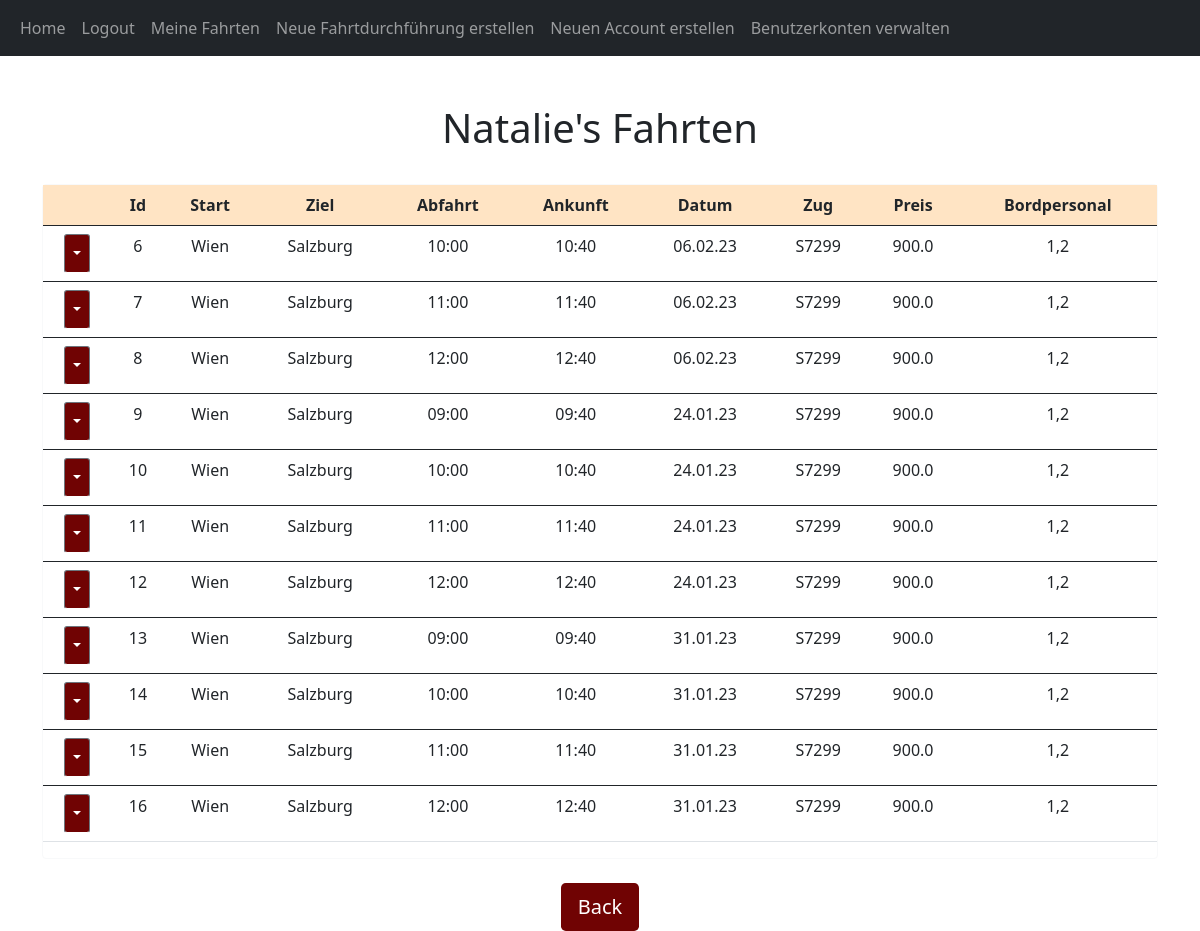
The app's page /posts/Natalie (signed in), older data.
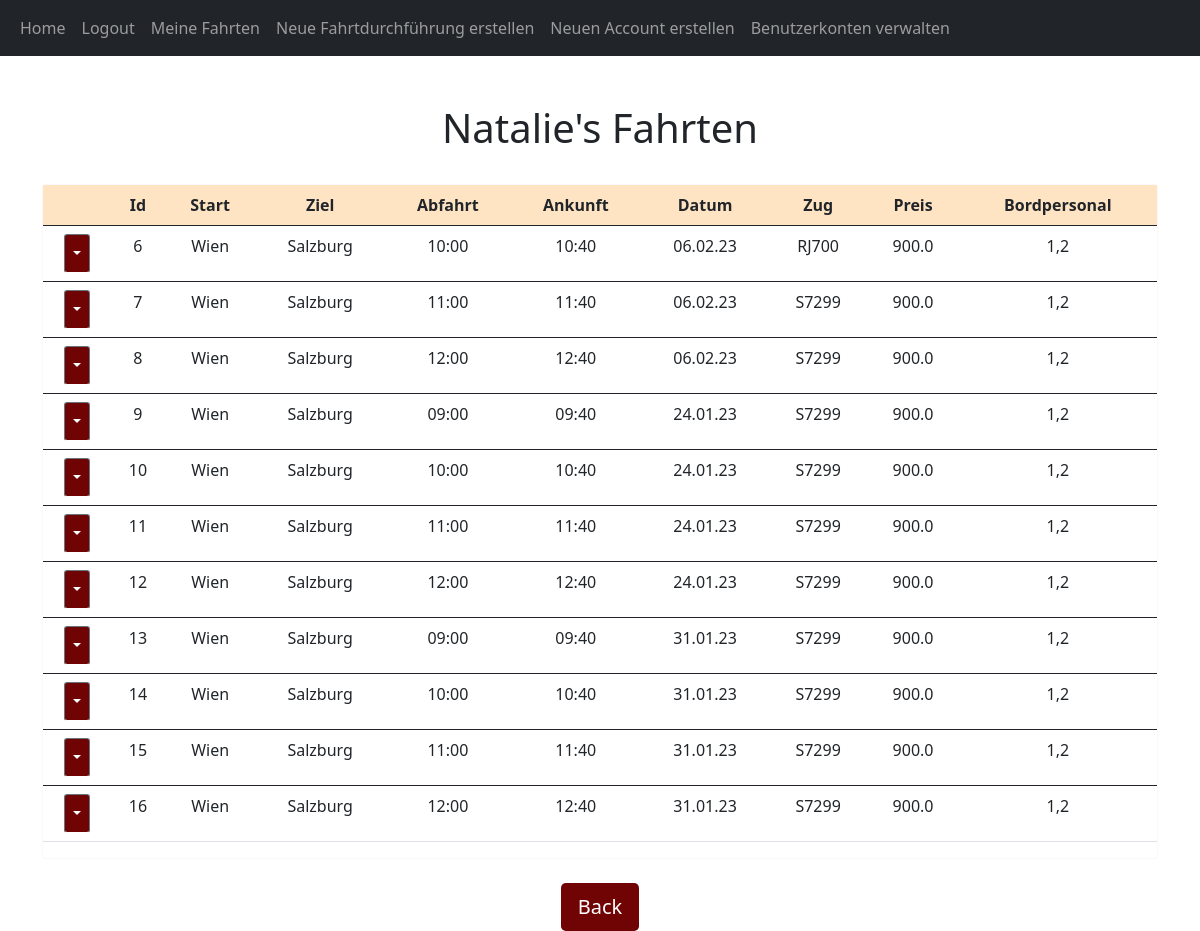
The same page, newer data.
### website/models.py (models this page shows, shortened)
class User(db.Model, UserMixin):
    id = db.Column(db.Integer, primary_key=True)
    email = db.Column(db.String(150), unique=True)
    username = db.Column(db.String(150), unique=True)
    password = db.Column(db.String(150))
    date_created = db.Column(db.DateTime(timezone=True), default=func.now())
    admin = db.Column(db.String(150))
    posts = db.relationship('Post', backref='user', passive_deletes=True)
    def get_admin(self):
        return self.admin

class Post(db.Model):
    id = db.Column(db.Integer, primary_key=True)
    start = db.Column(db.String, nullable=False)
    ziel = db.Column(db.String, nullable=False)
    zug = db.Column(db.String, nullable=False)
    bordpersonal = db.Column(db.String, nullable=False)
    preis = db.Column(db.Float, nullable=False)
    datum = db.Column(db.String, nullable=False)
    uhrzeit = db.Column(db.String, nullable=False)
    ankunft = db.Column(db.String, nullable=False)
    strecken = db.Column(db.String, nullable=False)
    date_created = db.Column(db.DateTime(timezone=True), default=func.now())
    author = db.Column(db.Integer, db.ForeignKey(
        'user.id', ondelete="CASCADE"), nullable=False)

### website/views.py (the view)
@views.route("/posts/<username>")
@login_required
def posts(username):
    user = User.query.filter_by(username=username).first()
    if not user:
        flash('Es existiert kein User mit diesem Usernamen.', category='error')
        return redirect(url_for('views.home'))
    posts = methods.get_fahrten_von_bordpersonal(user.id)
    return render_template("posts.html", user=current_user, posts=posts, username=username)

### website/__init__.py (called while the page is built)
def create_app():
    app = Flask(__name__)
    app.config['SECRET_KEY'] = "helloworld"
    app.config['SQLALCHEMY_DATABASE_URI'] = f'sqlite:///{DB_NAME}'
    db.init_app(app)
    from .views import views
    from .auth import auth
    app.register_blueprint(views, url_prefix="/")
    app.register_blueprint(auth, url_prefix="/")
    from .models import User, Post
    create_database(app)
    login_manager = LoginManager()
    login_manager.login_view = "auth.login"
    login_manager.init_app(app)
    @login_manager.user_loader
    def load_user(id):
        return User.query.get(int(id))
    return app

### website/methods.py (called while the page is built)
def get_fahrplan():
    return Post.query.all()

def get_fahrten_von_bordpersonal(id):
    data = get_fahrplan()
    id = str(id)
    return_data = []
    for d in data:
        id_list = d.bordpersonal.split(",")
        if id in id_list:
            return_data.append(d)
    return return_data

### website/templates/posts.html (shortened to what this page needs)
{% extends "posts_div.html" %}  {% block header %} {{username}}'s Fahrten {% endblock %} {% block footer %}
<div align="center">
  <br/>
  <a href="/home"
    ><button type="button" class="btn btn-lg" style="background-color: rgb(112, 3, 3); color:white">Back</button></a
  >
</div>
{% endblock %}

### website/templates/posts_div.html (shortened to what this page needs)
{% extends "base.html" %} {% block title %}Home{% endblock %} {% block content
%}
<link rl="stylesheet" href="/static/stylesl.css"/>
<h1 align="center">
  <br/>
  {% block header %}Fahrplan{% endblock %}</h1>
  <link rl="stylesheet" href="/static/stylesl.css"/>
<div id="posts">
  <br/>
  <div class="card border-light" align="center">
  <table class = "table">
    <thread>
      <tr class="table" style="background-color:bisque" align=center>
        {% if user.get_admin() == 'True' %}
        <th scope="col"></th>
        {% endif %}
        <th scope="col">Id</th>
        <th scope="col">Start</th>
        <th scope="col">Ziel</th>
        <th scope="col">Abfahrt</th>
        <th scope="col">Ankunft</th>
        <th scope="col">Datum</th>
        <th scope="col">Zug</th>
        <th scope="col">Preis</th>
        <th scope="col">Bordpersonal</th>
      </tr>
    </thread>
    {% for post in posts %}
        <tbody>
          <tr class="table" align=center>
              {% if user.get_admin() == 'True' %}
              <td>
                <div class="btn-group">
                  <button
                          type="button"
                          class="btn btn-sm btn-secondary dropdown-toggle"
                          data-bs-toggle="dropdown"
                          style="background-color: rgb(112, 3, 3)"
                  ></button>
                </div>
              </td>
              <td>{{post.id}}</td>
              <td>{{post.start}}</td>
              <td>{{post.ziel}}</td>
              <td>{{post.uhrzeit}}</td>
              <td>{{post.ankunft}}</td>
              <td>{{post.datum}}</td>
              <td>{{post.zug}}</td>
              <td>{{post.preis}}</td>
              <td>{{post.bordpersonal}}</td>
              {% endif %}
          </tr>
        </tbody>
    {% endfor %}
  </table>
</div>
{% block footer %}{% endblock %} {% endblock %}

### website/templates/base.html (shortened to what this page needs)
<!DOCTYPE html>
<html lang="en">
  <head>
    <link
      href="https://cdn.jsdelivr.net/npm/bootstrap@5.0.2/dist/css/bootstrap.min.css"
      rel="stylesheet"
    />
    <link rl="stylesheet" href="/static/stylesl.css"/>
    <link rel="stylesheet" type="text/css" href="http://code.jquery.com/ui/1.12.1/themes/smoothness/jquery-ui.css">
  </head>
  <body>
    <nav class="navbar navbar-expand-lg navbar-dark bg-dark" >
      <div class="container-fluid">
        <div class="collapse navbar-collapse" id="navbar">
          <div class="navbar-nav">
            <a class="nav-item nav-link" href="/home">Home</a>
            {% if user.is_authenticated %}
            <a class="nav-item nav-link" href="/logout">Logout</a>
            <a class="nav-item nav-link" href="/posts/{{user.username}}">Meine Fahrten</a>
            {% if user.get_admin() == 'True' %}
            <a class="nav-item nav-link" href="/create-post">Neue Fahrtdurchführung erstellen</a>
            <a class="nav-item nav-link" href="/sign-up">Neuen Account erstellen</a>
            <a class="nav-item nav-link" href="/Accounts">Benutzerkonten verwalten</a>
            {% endif %}
            {% else %}
            <a class="nav-item nav-link" href="/login">Login</a>
            <a class="nav-item nav-link" href="/sign-up">Benutzer erstellen</a>
            {% endif %}
          </div>
        </div>
      </div>
    </nav>
    <div class="container">{% block content %}{% endblock %}</div>
  </body>
</html>

Row changes from the older to the newer data that the page shows:
changed Post id 6: zug "S7299" → "RJ700"
